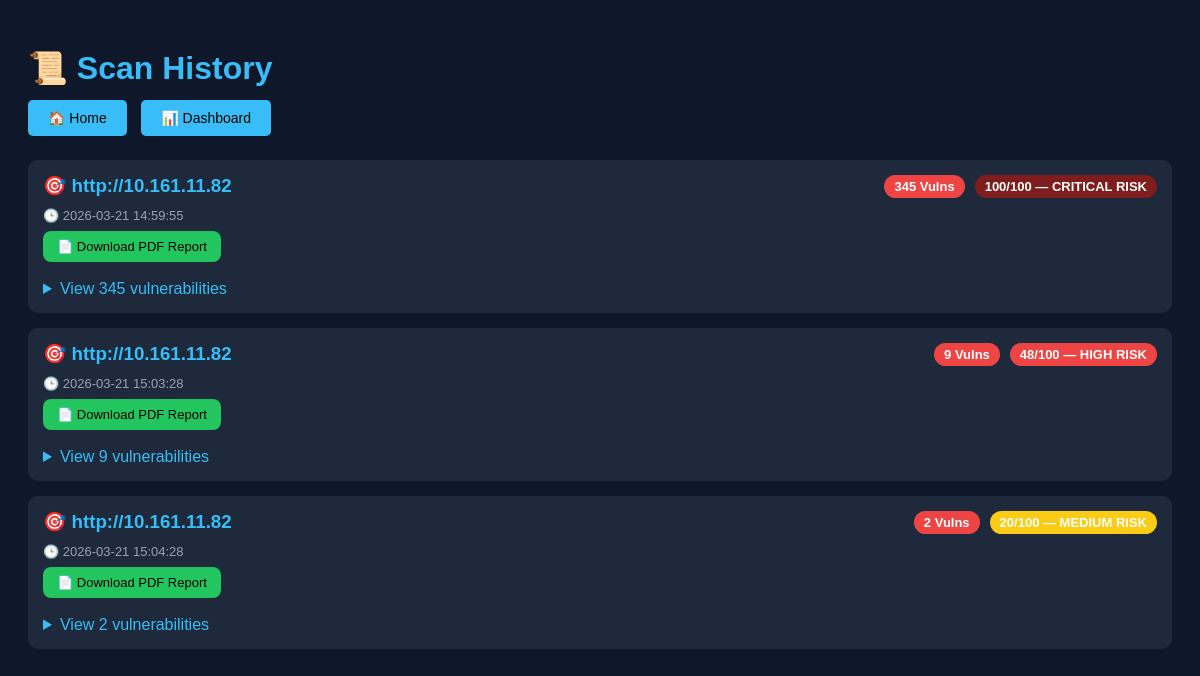
The page /history (signed in) on the database as committed earlier.
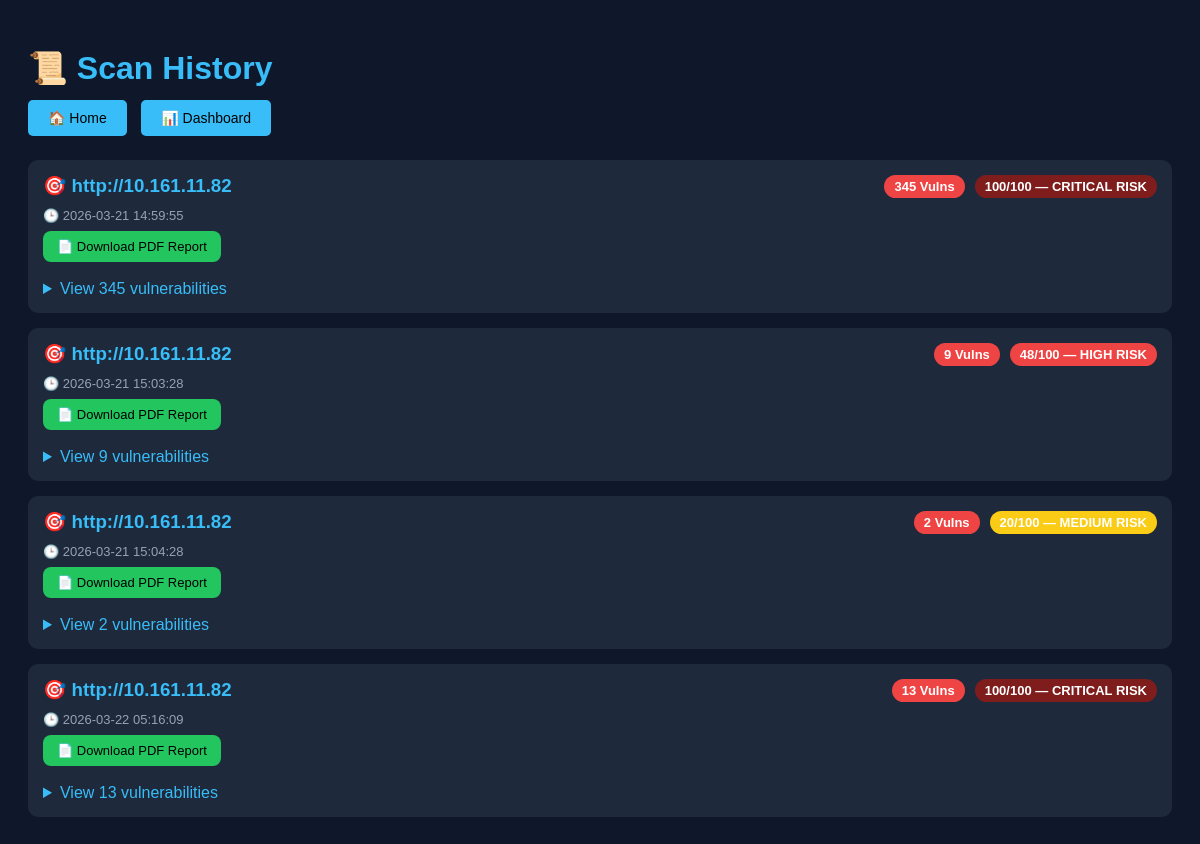
The same page on the database as committed later.
### tables this page shows
CREATE TABLE scans (
            id INTEGER PRIMARY KEY AUTOINCREMENT,
            user_id INTEGER NOT NULL,
            target TEXT NOT NULL,
            timestamp TEXT NOT NULL,
            total INTEGER DEFAULT 0,
            risk_score INTEGER DEFAULT 0,
            risk_label TEXT DEFAULT 'LOW RISK',
            risk_color TEXT DEFAULT '#22c55e',
            vulnerabilities TEXT DEFAULT '[]',
            FOREIGN KEY (user_id) REFERENCES users(id)
        );

### dashboard.py (the view)
@app.route("/history")
@login_required
def history():
    from auth.database import get_scans_for_user
    scans = get_scans_for_user(current_user.id)  # ✅ only this user's scans
    return render_template("history.html", scans=scans)

### auth/database.py (called while the page is built)
def get_scans_for_user(user_id):
    import json
    conn = sqlite3.connect(DB_PATH)
    cursor = conn.cursor()
    cursor.execute(
        "SELECT * FROM scans WHERE user_id = ? ORDER BY id DESC",
        (user_id,)
    )
    rows = cursor.fetchall()
    conn.close()
    scans = []
    for row in rows:
        scans.append({
            "id": row[0],
            "target": row[2],
            "timestamp": row[3],
            "total": row[4],
            "risk_score": row[5],
            "risk_label": row[6],
            "risk_color": row[7],
            "vulnerabilities": json.loads(row[8])
        })
    return scans

### auth/models.py (called while the page is built)
    @staticmethod
    def from_db_row(row):
        if row:
            return User(
                id=row[0],
                username=row[1],
                password=row[2],
                email=row[3],
                security_question=row[4],
                security_answer=row[5]
            )
        return None

### dashboard.py (called while the page is built)
@login_manager.user_loader
def load_user(user_id):
    conn = sqlite3.connect("users.db")
    cursor = conn.cursor()
    cursor.execute("SELECT * FROM users WHERE id = ?", (user_id,))
    row = cursor.fetchone()
    conn.close()
    return User.from_db_row(row)

@app.after_request
def add_header(response):
    response.headers["Cache-Control"] = "no-store"
    return response

### templates/history.html (shortened to what this page needs)
<!DOCTYPE html>
<html>
<head>
</head>
<body>
    <h1>📜 Scan History</h1>
    <a href="/" class="btn">🏠 Home</a>
    <a href="/dashboard" class="btn" style="margin-left:10px;">📊 Dashboard</a>
    <br><br>
    {% if scans %}
    {% for scan in scans | reverse %}
    <div class="scan-card">
        <div class="scan-header">
            <h3>🎯 {{ scan.target }}</h3>
            <div style="display:flex;gap:10px;align-items:center;">
                <span class="badge HIGH">{{ scan.total }} Vulns</span>
                <span class="badge" style="background:{{ scan.risk_color or '#475569' }};color:white;">
                    {{ scan.risk_score or 'N/A' }}/100 — {{ scan.risk_label or 'UNKNOWN' }}
                </span>
            </div>
        </div>
        <div class="meta">
            🕒 {{ scan.timestamp }}
        </div>
        <a href="/download_history_report/{{ scan.id }}">
            <button style="
        background:#22c55e;
        color:black;
        border:none;
        padding:8px 14px;
        border-radius:8px;
        margin-bottom:10px;
        cursor:pointer;
        font-size:13px;">
                📄 Download PDF Report
            </button>
        </a>
        <details>
            <summary>View {{ scan.total }} vulnerabilities</summary>
        </details>
    </div>
    {% endfor %}
    {% endif %}
</body>
</html>

### templates/history.html (style rules this page uses)
body { font-family: Arial; background: #0f172a; color: white; padding: 20px; }
h1 { color: #38bdf8; }
.scan-card { background: #1e293b; border-radius: 10px; padding: 15px; margin: 15px 0; }
.scan-header { display: flex; justify-content: space-between; align-items: center; margin-bottom: 10px; }
.scan-header h3 { margin: 0; color: #38bdf8; }
.badge { padding: 4px 10px; border-radius: 20px; font-size: 13px; font-weight: bold; }
.HIGH { background: #ef4444; }
.meta { font-size: 13px; color: #94a3b8; margin-bottom: 8px; }
.btn { padding: 10px 20px; background: #38bdf8; color: black; border: none; cursor: pointer; border-radius: 5px; font-size: 14px; text-decoration: none; }
details summary { cursor: pointer; color: #38bdf8; margin-top: 8px; }

Rows that differ between the two databases and show on the page:
added scans: target "http://10.161.11.82", total "13", risk_score "100", risk_label "CRITICAL RISK", timestamp "2026-03-22 05:16:09"
